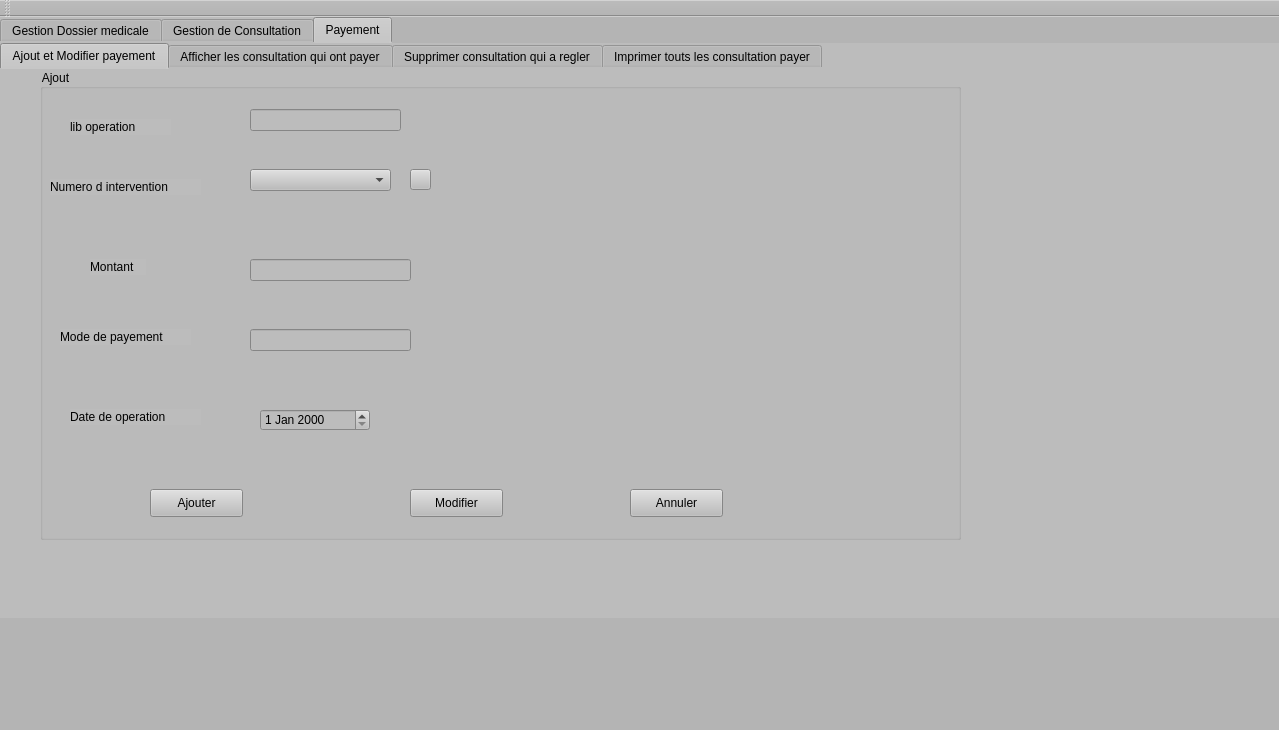
<?xml version="1.0" encoding="UTF-8"?>
<ui version="4.0">
 <class>MainWindow</class>
 <widget class="QMainWindow" name="MainWindow">
  <property name="geometry">
   <rect>
    <x>0</x>
    <y>0</y>
    <width>1279</width>
    <height>730</height>
   </rect>
  </property>
  <property name="windowTitle">
   <string>Dossier medicale</string>
  </property>
  <property name="styleSheet">
   <string notr="true">background-color: rgb(180, 180, 180);</string>
  </property>
  <widget class="QWidget" name="centralWidget">
   <widget class="QTabWidget" name="tabWidget_2">
    <property name="geometry">
     <rect>
      <x>0</x>
      <y>0</y>
      <width>1281</width>
      <height>601</height>
     </rect>
    </property>
    <property name="styleSheet">
     <string notr="true">background-color: rgb(170, 255, 255);
background-color: rgb(188, 188, 188);
border-bottom-color: rgb(11, 11, 11);
font: 9pt &quot;PT Bold Stars&quot;;</string>
    </property>
    <property name="currentIndex">
     <number>2</number>
    </property>
    <widget class="QWidget" name="tab_6">
     <attribute name="title">
      <string>Gestion Dossier medicale</string>
     </attribute>
     <widget class="QTabWidget" name="tabWidget">
      <property name="geometry">
       <rect>
        <x>0</x>
        <y>0</y>
        <width>1211</width>
        <height>661</height>
       </rect>
      </property>
      <property name="styleSheet">
       <string notr="true">background-color: rgb(170, 255, 255);
background-color: rgb(208, 208, 208);
background-color: rgb(167, 167, 167);</string>
      </property>
      <property name="currentIndex">
       <number>0</number>
      </property>
      <widget class="QWidget" name="tab">
       <attribute name="title">
        <string>Ajouter un Dossier Medicale</string>
       </attribute>
       <widget class="QGroupBox" name="groupBox_2">
        <property name="geometry">
         <rect>
          <x>80</x>
          <y>10</y>
          <width>921</width>
          <height>471</height>
         </rect>
        </property>
        <property name="title">
         <string>Ajout</string>
        </property>
        <widget class="QPushButton" name="anuuler_ajout">
         <property name="geometry">
          <rect>
           <x>350</x>
           <y>420</y>
           <width>93</width>
           <height>28</height>
          </rect>
         </property>
         <property name="text">
          <string>Annuler</string>
         </property>
        </widget>
        <widget class="QPushButton" name="pb_ajouter">
         <property name="geometry">
          <rect>
           <x>110</x>
           <y>420</y>
           <width>93</width>
           <height>28</height>
          </rect>
         </property>
         <property name="text">
          <string>Ajouter</string>
         </property>
        </widget>
        <widget class="QLabel" name="label_3">
         <property name="geometry">
          <rect>
           <x>20</x>
           <y>290</y>
           <width>81</width>
           <height>16</height>
          </rect>
         </property>
         <property name="text">
          <string>ID Patient</string>
         </property>
        </widget>
        <widget class="QDateEdit" name="le_date_ajout">
         <property name="geometry">
          <rect>
           <x>150</x>
           <y>190</y>
           <width>121</width>
           <height>22</height>
          </rect>
         </property>
        </widget>
        <widget class="QLabel" name="label_2">
         <property name="geometry">
          <rect>
           <x>10</x>
           <y>190</y>
           <width>111</width>
           <height>16</height>
          </rect>
         </property>
         <property name="text">
          <string>Date de creation</string>
         </property>
        </widget>
        <widget class="QLabel" name="label">
         <property name="geometry">
          <rect>
           <x>20</x>
           <y>80</y>
           <width>101</width>
           <height>16</height>
          </rect>
         </property>
         <property name="text">
          <string>Num dossier</string>
         </property>
        </widget>
        <widget class="QLineEdit" name="le_num">
         <property name="geometry">
          <rect>
           <x>140</x>
           <y>80</y>
           <width>151</width>
           <height>22</height>
          </rect>
         </property>
        </widget>
        <widget class="QComboBox" name="comboBox1">
         <property name="geometry">
          <rect>
           <x>130</x>
           <y>290</y>
           <width>131</width>
           <height>22</height>
          </rect>
         </property>
        </widget>
        <widget class="QPushButton" name="refrech_aj">
         <property name="geometry">
          <rect>
           <x>270</x>
           <y>290</y>
           <width>20</width>
           <height>20</height>
          </rect>
         </property>
         <property name="text">
          <string/>
         </property>
        </widget>
       </widget>
      </widget>
      <widget class="QWidget" name="tab_2">
       <attribute name="title">
        <string>Afficher les Dossier Medicales</string>
       </attribute>
       <widget class="QTableView" name="tabdossier">
        <property name="geometry">
         <rect>
          <x>10</x>
          <y>130</y>
          <width>881</width>
          <height>381</height>
         </rect>
        </property>
       </widget>
       <widget class="QLineEdit" name="lineEdit">
        <property name="geometry">
         <rect>
          <x>130</x>
          <y>50</y>
          <width>131</width>
          <height>22</height>
         </rect>
        </property>
       </widget>
       <widget class="QLabel" name="label_8">
        <property name="geometry">
         <rect>
          <x>10</x>
          <y>50</y>
          <width>101</width>
          <height>20</height>
         </rect>
        </property>
        <property name="text">
         <string>ID_Patient</string>
        </property>
       </widget>
       <widget class="QPushButton" name="rech_doc">
        <property name="geometry">
         <rect>
          <x>450</x>
          <y>20</y>
          <width>131</width>
          <height>28</height>
         </rect>
        </property>
        <property name="text">
         <string>RECHERCHE</string>
        </property>
       </widget>
       <widget class="QPushButton" name="trie_doc">
        <property name="geometry">
         <rect>
          <x>450</x>
          <y>70</y>
          <width>131</width>
          <height>28</height>
         </rect>
        </property>
        <property name="text">
         <string>TRIEE PAR NUM</string>
        </property>
       </widget>
      </widget>
      <widget class="QWidget" name="tab_3">
       <attribute name="title">
        <string>Supprimer un Dossier Medicale</string>
       </attribute>
       <widget class="QGroupBox" name="groupBox">
        <property name="geometry">
         <rect>
          <x>200</x>
          <y>70</y>
          <width>551</width>
          <height>251</height>
         </rect>
        </property>
        <property name="title">
         <string>Suppression</string>
        </property>
        <widget class="QLabel" name="label_4">
         <property name="geometry">
          <rect>
           <x>200</x>
           <y>60</y>
           <width>131</width>
           <height>16</height>
          </rect>
         </property>
         <property name="text">
          <string>Numero de dossier </string>
         </property>
        </widget>
        <widget class="QPushButton" name="pushButton_2">
         <property name="geometry">
          <rect>
           <x>220</x>
           <y>180</y>
           <width>93</width>
           <height>28</height>
          </rect>
         </property>
         <property name="text">
          <string>Supprimer</string>
         </property>
        </widget>
        <widget class="QComboBox" name="com">
         <property name="geometry">
          <rect>
           <x>200</x>
           <y>120</y>
           <width>121</width>
           <height>22</height>
          </rect>
         </property>
        </widget>
        <widget class="QPushButton" name="pushButton">
         <property name="geometry">
          <rect>
           <x>330</x>
           <y>120</y>
           <width>21</width>
           <height>21</height>
          </rect>
         </property>
         <property name="text">
          <string/>
         </property>
        </widget>
       </widget>
      </widget>
      <widget class="QWidget" name="tab_4">
       <attribute name="title">
        <string>Modifier un Dossier medicale</string>
       </attribute>
       <widget class="QGroupBox" name="groupBox_3">
        <property name="geometry">
         <rect>
          <x>100</x>
          <y>40</y>
          <width>801</width>
          <height>471</height>
         </rect>
        </property>
        <property name="title">
         <string>Modification</string>
        </property>
        <widget class="QPushButton" name="annuler_modif">
         <property name="geometry">
          <rect>
           <x>380</x>
           <y>400</y>
           <width>93</width>
           <height>28</height>
          </rect>
         </property>
         <property name="text">
          <string>Annuler</string>
         </property>
        </widget>
        <widget class="QPushButton" name="pushButton_3">
         <property name="geometry">
          <rect>
           <x>170</x>
           <y>400</y>
           <width>93</width>
           <height>28</height>
          </rect>
         </property>
         <property name="text">
          <string>Modifier</string>
         </property>
        </widget>
        <widget class="QLabel" name="label_7">
         <property name="geometry">
          <rect>
           <x>10</x>
           <y>280</y>
           <width>81</width>
           <height>16</height>
          </rect>
         </property>
         <property name="text">
          <string>ID Patient</string>
         </property>
        </widget>
        <widget class="QLabel" name="label_6">
         <property name="geometry">
          <rect>
           <x>0</x>
           <y>180</y>
           <width>111</width>
           <height>16</height>
          </rect>
         </property>
         <property name="text">
          <string>date de creation</string>
         </property>
        </widget>
        <widget class="QDateEdit" name="le_date_modif">
         <property name="geometry">
          <rect>
           <x>130</x>
           <y>180</y>
           <width>110</width>
           <height>22</height>
          </rect>
         </property>
        </widget>
        <widget class="QLineEdit" name="le_num_modif">
         <property name="geometry">
          <rect>
           <x>130</x>
           <y>70</y>
           <width>113</width>
           <height>22</height>
          </rect>
         </property>
        </widget>
        <widget class="QLabel" name="label_5">
         <property name="geometry">
          <rect>
           <x>10</x>
           <y>70</y>
           <width>111</width>
           <height>16</height>
          </rect>
         </property>
         <property name="text">
          <string>Num dossier</string>
         </property>
        </widget>
        <widget class="QComboBox" name="comboBox3">
         <property name="geometry">
          <rect>
           <x>110</x>
           <y>280</y>
           <width>91</width>
           <height>22</height>
          </rect>
         </property>
        </widget>
        <widget class="QPushButton" name="refrech_mod">
         <property name="geometry">
          <rect>
           <x>210</x>
           <y>280</y>
           <width>21</width>
           <height>20</height>
          </rect>
         </property>
         <property name="text">
          <string/>
         </property>
        </widget>
       </widget>
      </widget>
      <widget class="QWidget" name="tab_5">
       <attribute name="title">
        <string>Imprimer dossier medicale</string>
       </attribute>
       <widget class="QPushButton" name="Impdos">
        <property name="geometry">
         <rect>
          <x>920</x>
          <y>50</y>
          <width>121</width>
          <height>28</height>
         </rect>
        </property>
        <property name="text">
         <string>Imprimer</string>
        </property>
       </widget>
       <widget class="QTextEdit" name="imprimer">
        <property name="geometry">
         <rect>
          <x>130</x>
          <y>50</y>
          <width>781</width>
          <height>451</height>
         </rect>
        </property>
       </widget>
      </widget>
     </widget>
    </widget>
    <widget class="QWidget" name="tab_7">
     <attribute name="title">
      <string>Gestion de Consultation</string>
     </attribute>
     <widget class="QTabWidget" name="tabWidget_3">
      <property name="geometry">
       <rect>
        <x>0</x>
        <y>0</y>
        <width>1211</width>
        <height>661</height>
       </rect>
      </property>
      <property name="styleSheet">
       <string notr="true">background-color: rgb(170, 255, 255);
background-color: rgb(191, 191, 191);
</string>
      </property>
      <property name="currentIndex">
       <number>0</number>
      </property>
      <widget class="QWidget" name="tab_8">
       <attribute name="title">
        <string>Ajouter ou Modifier consultation</string>
       </attribute>
       <widget class="QGroupBox" name="groupBox_4">
        <property name="geometry">
         <rect>
          <x>10</x>
          <y>20</y>
          <width>571</width>
          <height>80</height>
         </rect>
        </property>
        <property name="title">
         <string>Détail Dossier</string>
        </property>
        <widget class="QLabel" name="label_9">
         <property name="geometry">
          <rect>
           <x>10</x>
           <y>40</y>
           <width>56</width>
           <height>16</height>
          </rect>
         </property>
         <property name="text">
          <string/>
         </property>
        </widget>
        <widget class="QLabel" name="label_10">
         <property name="geometry">
          <rect>
           <x>10</x>
           <y>40</y>
           <width>91</width>
           <height>16</height>
          </rect>
         </property>
         <property name="text">
          <string>Num Dossier</string>
         </property>
        </widget>
        <widget class="QLabel" name="label_11">
         <property name="geometry">
          <rect>
           <x>270</x>
           <y>40</y>
           <width>101</width>
           <height>16</height>
          </rect>
         </property>
         <property name="text">
          <string>N°intervention</string>
         </property>
        </widget>
        <widget class="QLineEdit" name="nintervaj">
         <property name="geometry">
          <rect>
           <x>370</x>
           <y>40</y>
           <width>113</width>
           <height>22</height>
          </rect>
         </property>
        </widget>
        <widget class="QPushButton" name="pushButton_4">
         <property name="geometry">
          <rect>
           <x>220</x>
           <y>40</y>
           <width>20</width>
           <height>21</height>
          </rect>
         </property>
         <property name="text">
          <string/>
         </property>
        </widget>
        <widget class="QComboBox" name="combondc">
         <property name="geometry">
          <rect>
           <x>110</x>
           <y>40</y>
           <width>101</width>
           <height>22</height>
          </rect>
         </property>
        </widget>
       </widget>
       <widget class="QGroupBox" name="groupBox_7">
        <property name="geometry">
         <rect>
          <x>10</x>
          <y>110</y>
          <width>571</width>
          <height>91</height>
         </rect>
        </property>
        <property name="title">
         <string>Proprieté</string>
        </property>
        <widget class="QLabel" name="label_17">
         <property name="geometry">
          <rect>
           <x>0</x>
           <y>40</y>
           <width>91</width>
           <height>16</height>
          </rect>
         </property>
         <property name="text">
          <string>Date intervention</string>
         </property>
        </widget>
        <widget class="QLabel" name="label_18">
         <property name="geometry">
          <rect>
           <x>210</x>
           <y>40</y>
           <width>81</width>
           <height>20</height>
          </rect>
         </property>
         <property name="text">
          <string>Problemme</string>
         </property>
        </widget>
        <widget class="QDateEdit" name="dinteraj">
         <property name="geometry">
          <rect>
           <x>100</x>
           <y>40</y>
           <width>110</width>
           <height>22</height>
          </rect>
         </property>
        </widget>
        <widget class="QLineEdit" name="probaj">
         <property name="geometry">
          <rect>
           <x>290</x>
           <y>40</y>
           <width>271</width>
           <height>22</height>
          </rect>
         </property>
        </widget>
       </widget>
       <widget class="QGroupBox" name="groupBox_8">
        <property name="geometry">
         <rect>
          <x>10</x>
          <y>210</y>
          <width>571</width>
          <height>141</height>
         </rect>
        </property>
        <property name="title">
         <string>Suivi</string>
        </property>
        <widget class="QLabel" name="label_19">
         <property name="geometry">
          <rect>
           <x>10</x>
           <y>40</y>
           <width>56</width>
           <height>16</height>
          </rect>
         </property>
         <property name="text">
          <string>Tension</string>
         </property>
        </widget>
        <widget class="QLabel" name="label_20">
         <property name="geometry">
          <rect>
           <x>10</x>
           <y>100</y>
           <width>71</width>
           <height>16</height>
          </rect>
         </property>
         <property name="text">
          <string>Glycémie</string>
         </property>
        </widget>
        <widget class="QLabel" name="label_21">
         <property name="geometry">
          <rect>
           <x>280</x>
           <y>40</y>
           <width>56</width>
           <height>16</height>
          </rect>
         </property>
         <property name="text">
          <string>Poids</string>
         </property>
        </widget>
        <widget class="QLabel" name="label_22">
         <property name="geometry">
          <rect>
           <x>280</x>
           <y>100</y>
           <width>56</width>
           <height>16</height>
          </rect>
         </property>
         <property name="text">
          <string>Taille</string>
         </property>
        </widget>
        <widget class="QLineEdit" name="tnaj">
         <property name="geometry">
          <rect>
           <x>100</x>
           <y>40</y>
           <width>51</width>
           <height>22</height>
          </rect>
         </property>
        </widget>
        <widget class="QLineEdit" name="glaj">
         <property name="geometry">
          <rect>
           <x>90</x>
           <y>100</y>
           <width>51</width>
           <height>22</height>
          </rect>
         </property>
        </widget>
        <widget class="QLineEdit" name="pdaj">
         <property name="geometry">
          <rect>
           <x>360</x>
           <y>40</y>
           <width>51</width>
           <height>22</height>
          </rect>
         </property>
        </widget>
        <widget class="QLineEdit" name="tlaj">
         <property name="geometry">
          <rect>
           <x>360</x>
           <y>100</y>
           <width>51</width>
           <height>22</height>
          </rect>
         </property>
        </widget>
       </widget>
       <widget class="QGroupBox" name="groupBox_9">
        <property name="geometry">
         <rect>
          <x>590</x>
          <y>20</y>
          <width>471</width>
          <height>171</height>
         </rect>
        </property>
        <property name="title">
         <string>Ordonnance</string>
        </property>
        <widget class="QLineEdit" name="ordaj">
         <property name="geometry">
          <rect>
           <x>2</x>
           <y>40</y>
           <width>461</width>
           <height>121</height>
          </rect>
         </property>
        </widget>
       </widget>
       <widget class="QPushButton" name="ajouterconsu">
        <property name="geometry">
         <rect>
          <x>140</x>
          <y>390</y>
          <width>93</width>
          <height>28</height>
         </rect>
        </property>
        <property name="text">
         <string>Ajouter</string>
        </property>
       </widget>
       <widget class="QPushButton" name="Quitterc">
        <property name="geometry">
         <rect>
          <x>540</x>
          <y>390</y>
          <width>93</width>
          <height>28</height>
         </rect>
        </property>
        <property name="text">
         <string>Quitter</string>
        </property>
       </widget>
       <widget class="QPushButton" name="modif">
        <property name="geometry">
         <rect>
          <x>320</x>
          <y>390</y>
          <width>93</width>
          <height>28</height>
         </rect>
        </property>
        <property name="text">
         <string>Modifier</string>
        </property>
       </widget>
      </widget>
      <widget class="QWidget" name="tab_9">
       <attribute name="title">
        <string>Afficher les Consultations</string>
       </attribute>
       <widget class="QTableView" name="tabconsu">
        <property name="geometry">
         <rect>
          <x>20</x>
          <y>130</y>
          <width>981</width>
          <height>381</height>
         </rect>
        </property>
       </widget>
       <widget class="QLineEdit" name="intervcherch">
        <property name="geometry">
         <rect>
          <x>150</x>
          <y>50</y>
          <width>131</width>
          <height>22</height>
         </rect>
        </property>
       </widget>
       <widget class="QLabel" name="label_12">
        <property name="geometry">
         <rect>
          <x>10</x>
          <y>50</y>
          <width>121</width>
          <height>20</height>
         </rect>
        </property>
        <property name="text">
         <string>N°intervention</string>
        </property>
       </widget>
       <widget class="QPushButton" name="rechc">
        <property name="geometry">
         <rect>
          <x>450</x>
          <y>20</y>
          <width>131</width>
          <height>28</height>
         </rect>
        </property>
        <property name="text">
         <string>RECHERCHE</string>
        </property>
       </widget>
       <widget class="QPushButton" name="triec">
        <property name="geometry">
         <rect>
          <x>450</x>
          <y>70</y>
          <width>131</width>
          <height>28</height>
         </rect>
        </property>
        <property name="text">
         <string>TRIEE PAR NUM</string>
        </property>
       </widget>
      </widget>
      <widget class="QWidget" name="tab_10">
       <attribute name="title">
        <string>Supprimer  les Consultations</string>
       </attribute>
       <widget class="QGroupBox" name="groupBox_5">
        <property name="geometry">
         <rect>
          <x>200</x>
          <y>100</y>
          <width>591</width>
          <height>261</height>
         </rect>
        </property>
        <property name="title">
         <string>Suppression</string>
        </property>
        <widget class="QLabel" name="label_13">
         <property name="geometry">
          <rect>
           <x>190</x>
           <y>50</y>
           <width>161</width>
           <height>16</height>
          </rect>
         </property>
         <property name="text">
          <string>Numero d intervention</string>
         </property>
        </widget>
        <widget class="QPushButton" name="supc">
         <property name="geometry">
          <rect>
           <x>220</x>
           <y>180</y>
           <width>93</width>
           <height>28</height>
          </rect>
         </property>
         <property name="text">
          <string>Supprimer</string>
         </property>
        </widget>
        <widget class="QComboBox" name="combnic">
         <property name="geometry">
          <rect>
           <x>190</x>
           <y>110</y>
           <width>131</width>
           <height>22</height>
          </rect>
         </property>
        </widget>
        <widget class="QPushButton" name="pushButton_5">
         <property name="geometry">
          <rect>
           <x>330</x>
           <y>110</y>
           <width>20</width>
           <height>20</height>
          </rect>
         </property>
         <property name="text">
          <string/>
         </property>
        </widget>
       </widget>
      </widget>
      <widget class="QWidget" name="tab_12">
       <attribute name="title">
        <string>Imprimer  les Consultations</string>
       </attribute>
       <widget class="QTextEdit" name="impc">
        <property name="geometry">
         <rect>
          <x>60</x>
          <y>20</y>
          <width>921</width>
          <height>491</height>
         </rect>
        </property>
       </widget>
       <widget class="QPushButton" name="Impdos_2">
        <property name="geometry">
         <rect>
          <x>1000</x>
          <y>50</y>
          <width>121</width>
          <height>28</height>
         </rect>
        </property>
        <property name="text">
         <string>Imprimer</string>
        </property>
       </widget>
      </widget>
     </widget>
    </widget>
    <widget class="QWidget" name="tab_11">
     <attribute name="title">
      <string>Payement</string>
     </attribute>
     <widget class="QTabWidget" name="tabWidget_4">
      <property name="geometry">
       <rect>
        <x>0</x>
        <y>0</y>
        <width>1271</width>
        <height>591</height>
       </rect>
      </property>
      <property name="currentIndex">
       <number>0</number>
      </property>
      <widget class="QWidget" name="tab_13">
       <attribute name="title">
        <string>Ajout et Modifier payement</string>
       </attribute>
       <widget class="QGroupBox" name="groupBox_6">
        <property name="geometry">
         <rect>
          <x>40</x>
          <y>0</y>
          <width>921</width>
          <height>471</height>
         </rect>
        </property>
        <property name="title">
         <string>Ajout</string>
        </property>
        <widget class="QPushButton" name="anuuler_ajout_2">
         <property name="geometry">
          <rect>
           <x>590</x>
           <y>420</y>
           <width>93</width>
           <height>28</height>
          </rect>
         </property>
         <property name="text">
          <string>Annuler</string>
         </property>
        </widget>
        <widget class="QPushButton" name="ajout_payement">
         <property name="geometry">
          <rect>
           <x>110</x>
           <y>420</y>
           <width>93</width>
           <height>28</height>
          </rect>
         </property>
         <property name="text">
          <string>Ajouter</string>
         </property>
        </widget>
        <widget class="QLabel" name="label_16">
         <property name="geometry">
          <rect>
           <x>30</x>
           <y>50</y>
           <width>101</width>
           <height>16</height>
          </rect>
         </property>
         <property name="text">
          <string>lib operation</string>
         </property>
        </widget>
        <widget class="QLineEdit" name="libop">
         <property name="geometry">
          <rect>
           <x>210</x>
           <y>40</y>
           <width>151</width>
           <height>22</height>
          </rect>
         </property>
        </widget>
        <widget class="QLabel" name="label_23">
         <property name="geometry">
          <rect>
           <x>10</x>
           <y>110</y>
           <width>151</width>
           <height>16</height>
          </rect>
         </property>
         <property name="text">
          <string>Numero d intervention</string>
         </property>
        </widget>
        <widget class="QComboBox" name="combonumin">
         <property name="geometry">
          <rect>
           <x>210</x>
           <y>100</y>
           <width>141</width>
           <height>22</height>
          </rect>
         </property>
        </widget>
        <widget class="QPushButton" name="refrech_num_p">
         <property name="geometry">
          <rect>
           <x>370</x>
           <y>100</y>
           <width>21</width>
           <height>21</height>
          </rect>
         </property>
         <property name="text">
          <string/>
         </property>
        </widget>
        <widget class="QLabel" name="label_14">
         <property name="geometry">
          <rect>
           <x>50</x>
           <y>190</y>
           <width>56</width>
           <height>16</height>
          </rect>
         </property>
         <property name="text">
          <string>Montant</string>
         </property>
        </widget>
        <widget class="QLabel" name="label_15">
         <property name="geometry">
          <rect>
           <x>20</x>
           <y>260</y>
           <width>131</width>
           <height>16</height>
          </rect>
         </property>
         <property name="text">
          <string>Mode de payement</string>
         </property>
        </widget>
        <widget class="QLabel" name="label_24">
         <property name="geometry">
          <rect>
           <x>30</x>
           <y>340</y>
           <width>131</width>
           <height>16</height>
          </rect>
         </property>
         <property name="text">
          <string>Date de operation</string>
         </property>
        </widget>
        <widget class="QLineEdit" name="montant">
         <property name="geometry">
          <rect>
           <x>210</x>
           <y>190</y>
           <width>161</width>
           <height>22</height>
          </rect>
         </property>
        </widget>
        <widget class="QLineEdit" name="modedep">
         <property name="geometry">
          <rect>
           <x>210</x>
           <y>260</y>
           <width>161</width>
           <height>22</height>
          </rect>
         </property>
        </widget>
        <widget class="QDateEdit" name="dateop">
         <property name="geometry">
          <rect>
           <x>220</x>
           <y>340</y>
           <width>110</width>
           <height>22</height>
          </rect>
         </property>
        </widget>
        <widget class="QPushButton" name="pushButton_6">
         <property name="geometry">
          <rect>
           <x>370</x>
           <y>420</y>
           <width>93</width>
           <height>28</height>
          </rect>
         </property>
         <property name="text">
          <string>Modifier</string>
         </property>
        </widget>
       </widget>
      </widget>
      <widget class="QWidget" name="tab_14">
       <attribute name="title">
        <string>Afficher les consultation qui ont payer</string>
       </attribute>
      </widget>
      <widget class="QWidget" name="tab_15">
       <attribute name="title">
        <string>Supprimer consultation qui a regler</string>
       </attribute>
      </widget>
      <widget class="QWidget" name="tab_16">
       <attribute name="title">
        <string>Imprimer touts les consultation payer</string>
       </attribute>
      </widget>
     </widget>
    </widget>
   </widget>
  </widget>
  <widget class="QMenuBar" name="menuBar">
   <property name="geometry">
    <rect>
     <x>0</x>
     <y>0</y>
     <width>1279</width>
     <height>26</height>
    </rect>
   </property>
  </widget>
  <widget class="QToolBar" name="mainToolBar">
   <attribute name="toolBarArea">
    <enum>TopToolBarArea</enum>
   </attribute>
   <attribute name="toolBarBreak">
    <bool>false</bool>
   </attribute>
  </widget>
  <widget class="QStatusBar" name="statusBar"/>
 </widget>
 <layoutdefault spacing="6" margin="11"/>
 <resources/>
 <connections/>
</ui>
